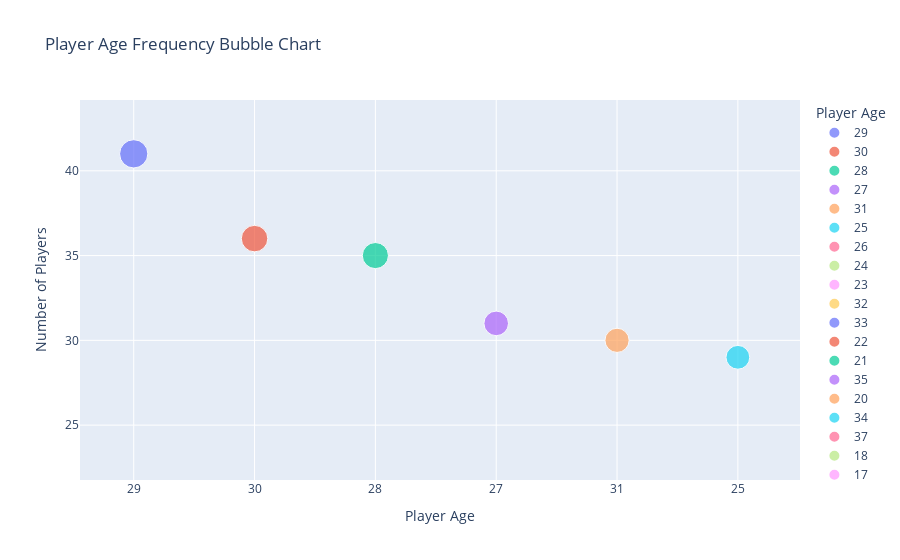

The code cell stored with this chart in its notebook:
### Markdown cell above
<h2>VISUALIZATIONS TOP SCORERS</h2>

### Code cell
import plotly.express as px
import pandas as pd
age_frequency = df['Age'].value_counts().reset_index()
age_frequency.columns = ['Age', 'Frequency']

fig = px.scatter(
    age_frequency,
    x='Age',
    y='Frequency',
    size='Frequency', 
    color='Age',       
    title="Player Age Frequency Bubble Chart",
    labels={'Age': 'Player Age', 'Frequency': 'Number of Players'}
)

fig.show()

### Figure 1 — Plotly figure (JSON) as saved in the notebook; plotly's stock layout.template omitted (floating-point values rounded to 4 significant figures)
{"data": [{"hovertemplate": "Player Age=%{x}<br>Number of Players=%{marker.size}<extra></extra>", "legendgroup": "29", "marker": {"color": "#636efa", "size": [41], "sizemode": "area", "sizeref": 0.1025, "symbol": "circle"}, "mode": "markers", "name": "29", "orientation": "v", "showlegend": true, "type": "scatter", "x": ["29"], "xaxis": "x", "y": [41], "yaxis": "y"}, {"hovertemplate": "Player Age=%{x}<br>Number of Players=%{marker.size}<extra></extra>", "legendgroup": "30", "marker": {"color": "#EF553B", "size": [36], "sizemode": "area", "sizeref": 0.1025, "symbol": "circle"}, "mode": "markers", "name": "30", "orientation": "v", "showlegend": true, "type": "scatter", "x": ["30"], "xaxis": "x", "y": [36], "yaxis": "y"}, {"hovertemplate": "Player Age=%{x}<br>Number of Players=%{marker.size}<extra></extra>", "legendgroup": "28", "marker": {"color": "#00cc96", "size": [35], "sizemode": "area", "sizeref": 0.1025, "symbol": "circle"}, "mode": "markers", "name": "28", "orientation": "v", "showlegend": true, "type": "scatter", "x": ["28"], "xaxis": "x", "y": [35], "yaxis": "y"}, {"hovertemplate": "Player Age=%{x}<br>Number of Players=%{marker.size}<extra></extra>", "legendgroup": "27", "marker": {"color": "#ab63fa", "size": [31], "sizemode": "area", "sizeref": 0.1025, "symbol": "circle"}, "mode": "markers", "name": "27", "orientation": "v", "showlegend": true, "type": "scatter", "x": ["27"], "xaxis": "x", "y": [31], "yaxis": "y"}, {"hovertemplate": "Player Age=%{x}<br>Number of Players=%{marker.size}<extra></extra>", "legendgroup": "31", "marker": {"color": "#FFA15A", "size": [30], "sizemode": "area", "sizeref": 0.1025, "symbol": "circle"}, "mode": "markers", "name": "31", "orientation": "v", "showlegend": true, "type": "scatter", "x": ["31"], "xaxis": "x", "y": [30], "yaxis": "y"}, {"hovertemplate": "Player Age=%{x}<br>Number of Players=%{marker.size}<extra></extra>", "legendgroup": "25", "marker": {"color": "#19d3f3", "size": [29], "sizemode": "area", "sizeref": 0.1025, "symbol": "circle"}, "mode": "markers", "name": "25", "orientation": "v", "showlegend": true, "type": "scatter", "x": ["25"], "xaxis": "x", "y": [29], "yaxis": "y"}, {"hovertemplate": "Player Age=%{x}<br>Number of Players=%{marker.size}<extra></extra>", "legendgroup": "26", "marker": {"color": "#FF6692", "size": [29], "sizemode": "area", "sizeref": 0.1025, "symbol": "circle"}, "mode": "markers", "name": "26", "orientation": "v", "showlegend": true, "type": "scatter", "x": ["26"], "xaxis": "x", "y": [29], "yaxis": "y"}, {"hovertemplate": "Player Age=%{x}<br>Number of Players=%{marker.size}<extra></extra>", "legendgroup": "24", "marker": {"color": "#B6E880", "size": [29], "sizemode": "area", "sizeref": 0.1025, "symbol": "circle"}, "mode": "markers", "name": "24", "orientation": "v", "showlegend": true, "type": "scatter", "x": ["24"], "xaxis": "x", "y": [29], "yaxis": "y"}, {"hovertemplate": "Player Age=%{x}<br>Number of Players=%{marker.size}<extra></extra>", "legendgroup": "23", "marker": {"color": "#FF97FF", "size": [28], "sizemode": "area", "sizeref": 0.1025, "symbol": "circle"}, "mode": "markers", "name": "23", "orientation": "v", "showlegend": true, "type": "scatter", "x": ["23"], "xaxis": "x", "y": [28], "yaxis": "y"}, {"hovertemplate": "Player Age=%{x}<br>Number of Players=%{marker.size}<extra></extra>", "legendgroup": "32", "marker": {"color": "#FECB52", "size": [28], "sizemode": "area", "sizeref": 0.1025, "symbol": "circle"}, "mode": "markers", "name": "32", "orientation": "v", "showlegend": true, "type": "scatter", "x": ["32"], "xaxis": "x", "y": [28], "yaxis": "y"}, {"hovertemplate": "Player Age=%{x}<br>Number of Players=%{marker.size}<extra></extra>", "legendgroup": "33", "marker": {"color": "#636efa", "size": [21], "sizemode": "area", "sizeref": 0.1025, "symbol": "circle"}, "mode": "markers", "name": "33", "orientation": "v", "showlegend": true, "type": "scatter", "x": ["33"], "xaxis": "x", "y": [21], "yaxis": "y"}, {"hovertemplate": "Player Age=%{x}<br>Number of Players=%{marker.size}<extra></extra>", "legendgroup": "22", "marker": {"color": "#EF553B", "size": [18], "sizemode": "area", "sizeref": 0.1025, "symbol": "circle"}, "mode": "markers", "name": "22", "orientation": "v", "showlegend": true, "type": "scatter", "x": ["22"], "xaxis": "x", "y": [18], "yaxis": "y"}, {"hovertemplate": "Player Age=%{x}<br>Number of Players=%{marker.size}<extra></extra>", "legendgroup": "21", "marker": {"color": "#00cc96", "size": [14], "sizemode": "area", "sizeref": 0.1025, "symbol": "circle"}, "mode": "markers", "name": "21", "orientation": "v", "showlegend": true, "type": "scatter", "x": ["21"], "xaxis": "x", "y": [14], "yaxis": "y"}, {"hovertemplate": "Player Age=%{x}<br>Number of Players=%{marker.size}<extra></extra>", "legendgroup": "35", "marker": {"color": "#ab63fa", "size": [9], "sizemode": "area", "sizeref": 0.1025, "symbol": "circle"}, "mode": "markers", "name": "35", "orientation": "v", "showlegend": true, "type": "scatter", "x": ["35"], "xaxis": "x", "y": [9], "yaxis": "y"}, {"hovertemplate": "Player Age=%{x}<br>Number of Players=%{marker.size}<extra></extra>", "legendgroup": "20", "marker": {"color": "#FFA15A", "size": [9], "sizemode": "area", "sizeref": 0.1025, "symbol": "circle"}, "mode": "markers", "name": "20", "orientation": "v", "showlegend": true, "type": "scatter", "x": ["20"], "xaxis": "x", "y": [9], "yaxis": "y"}, {"hovertemplate": "Player Age=%{x}<br>Number of Players=%{marker.size}<extra></extra>", "legendgroup": "34", "marker": {"color": "#19d3f3", "size": [6], "sizemode": "area", "sizeref": 0.1025, "symbol": "circle"}, "mode": "markers", "name": "34", "orientation": "v", "showlegend": true, "type": "scatter", "x": ["34"], "xaxis": "x", "y": [6], "yaxis": "y"}, {"hovertemplate": "Player Age=%{x}<br>Number of Players=%{marker.size}<extra></extra>", "legendgroup": "37", "marker": {"color": "#FF6692", "size": [2], "sizemode": "area", "sizeref": 0.1025, "symbol": "circle"}, "mode": "markers", "name": "37", "orientation": "v", "showlegend": true, "type": "scatter", "x": ["37"], "xaxis": "x", "y": [2], "yaxis": "y"}, {"hovertemplate": "Player Age=%{x}<br>Number of Players=%{marker.size}<extra></extra>", "legendgroup": "18", "marker": {"color": "#B6E880", "size": [2], "sizemode": "area", "sizeref": 0.1025, "symbol": "circle"}, "mode": "markers", "name": "18", "orientation": "v", "showlegend": true, "type": "scatter", "x": ["18"], "xaxis": "x", "y": [2], "yaxis": "y"}, {"hovertemplate": "Player Age=%{x}<br>Number of Players=%{marker.size}<extra></extra>", "legendgroup": "17", "marker": {"color": "#FF97FF", "size": [2], "sizemode": "area", "sizeref": 0.1025, "symbol": "circle"}, "mode": "markers", "name": "17", "orientation": "v", "showlegend": true, "type": "scatter", "x": ["17"], "xaxis": "x", "y": [2], "yaxis": "y"}, {"hovertemplate": "Player Age=%{x}<br>Number of Players=%{marker.size}<extra></extra>", "legendgroup": "19", "marker": {"color": "#FECB52", "size": [2], "sizemode": "area", "sizeref": 0.1025, "symbol": "circle"}, "mode": "markers", "name": "19", "orientation": "v", "showlegend": true, "type": "scatter", "x": ["19"], "xaxis": "x", "y": [2], "yaxis": "y"}, {"hovertemplate": "Player Age=%{x}<br>Number of Players=%{marker.size}<extra></extra>", "legendgroup": "36", "marker": {"color": "#636efa", "size": [2], "sizemode": "area", "sizeref": 0.1025, "symbol": "circle"}, "mode": "markers", "name": "36", "orientation": "v", "showlegend": true, "type": "scatter", "x": ["36"], "xaxis": "x", "y": [2], "yaxis": "y"}], "layout": {"autosize": true, "legend": {"itemsizing": "constant", "title": {"text": "Player Age"}, "tracegroupgap": 0}, "title": {"text": "Player Age Frequency Bubble Chart"}, "xaxis": {"anchor": "y", "autorange": false, "categoryarray": ["29", "30", "28", "27", "31", "25", "26", "24", "23", "32", "33", "22", "21", "35", "20", "34", "37", "18", "17", "19", "36"], "categoryorder": "array", "domain": [0, 1], "range": [-0.4447, 5.514], "showspikes": false, "title": {"text": "Player Age"}, "type": "category"}, "yaxis": {"anchor": "x", "autorange": false, "domain": [0, 1], "range": [21.76, 44.18], "showspikes": false, "title": {"text": "Number of Players"}, "type": "linear"}}}
